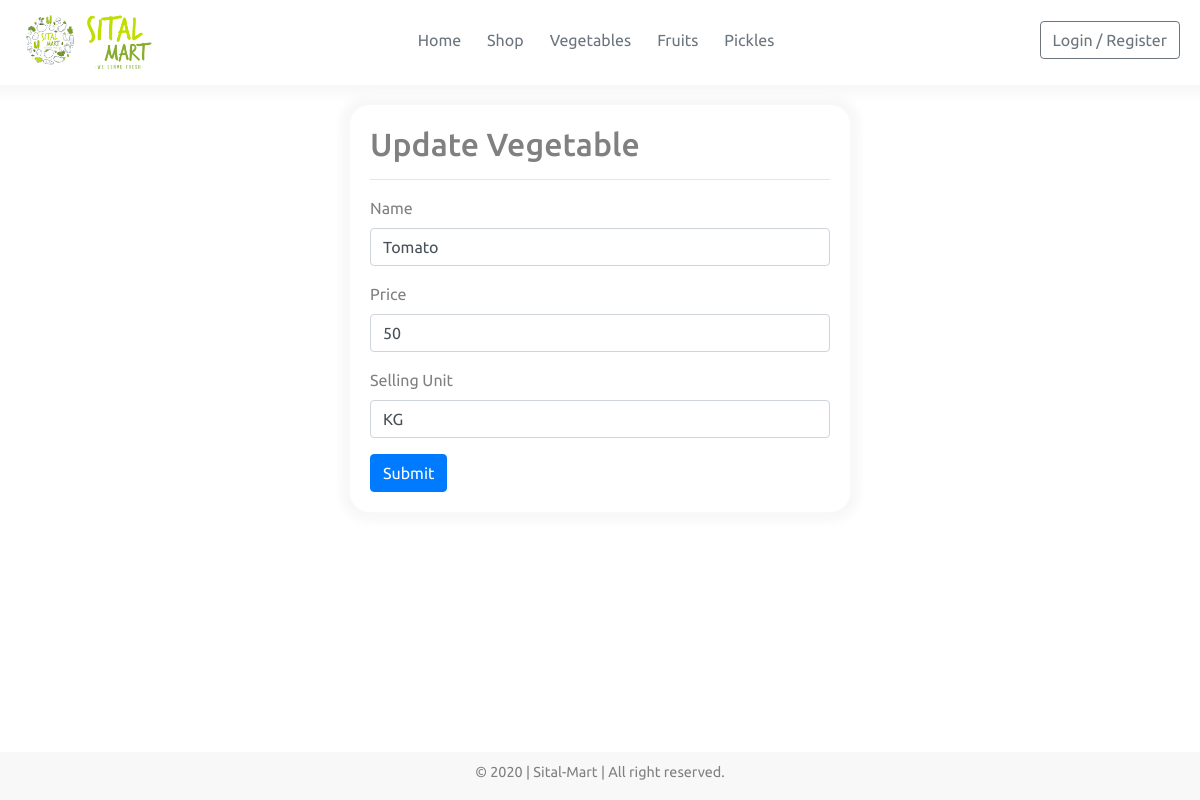
Screenshot of /vegetable/1/update with the database file from the repository.
### app.py (models this page shows, shortened)
class Vegetable(db.Model):
    id = db.Column(db.Integer, primary_key=True, autoincrement=True)
    name = db.Column(db.String(100), nullable=False)
    image = db.Column(db.String(20), default="default.png")
    price = db.Column(db.String(50), nullable=False)
    selling_unit = db.Column(db.String(20), nullable=False)

### app.py (the view, shortened to what this page needs)
@app.route("/vegetable/<int:id>/update", methods=["GET","POST"])
def update_vegetable(id):
    vegetable = Vegetable.query.get(int(id))
    form = VegetableForm()
    form.name.data = vegetable.name
    form.price.data = vegetable.price
    form.selling_unit.data = vegetable.selling_unit
    return render_template("update-vegetable.html", form=form, id=vegetable.id)

### forms.py
class VegetableForm(FlaskForm):
    name = StringField("Name", validators=[DataRequired()])
    price = StringField("Price", validators=[DataRequired()])
    selling_unit = StringField("Selling Unit", validators=[DataRequired()])
    image = FileField("Image", validators=[FileAllowed(['png', 'jpg', 'jpeg'])])
    submit = SubmitField("Submit")

### templates/update-vegetable.html (shortened to what this page needs)
{% extends 'base.html' %}
{% block content %}
<div class="container">
    <div class="form-container">
        <h2>Update Vegetable</h2>
        <hr>
        <form action="{{ url_for('update_vegetable', id=id) }}" method="POST">
            <div class="form-group">
                {{ form.name.label(for_="name") }}
                {{ form.name(class_="form-control", placeholder="Vegetable Name", id="name") }}
            </div>
            <div class="form-group">
                {{ form.price.label(for_="price") }}
                {{ form.price(class_="form-control", placeholder="Price", id="price") }}
            </div>
            <div class="form-group">
                {{ form.selling_unit.label(for_="selling_unit") }}
                {{ form.selling_unit(class_="form-control", placeholder="Selling Unit(KG)", id="selling_unit") }}
            </div>
            {{ form.submit(class_="btn btn-primary") }}
        </form>
    </div>
</div>
{% endblock %}

### static/css/main.css (style rules this page uses)
*, html, body { margin: 0; padding: 0; color: gray; font-family: 'Ubuntu', sans-serif; }

### static/css/style.css (style rules this page uses)
.form-container { padding: 20px; margin: 10px auto; max-width: 500px; box-shadow: 0px 0px 10px 10px #f8f8f8; background: white; border-radius: 20px; }

### rows the page displays
Vegetable: name "Tomato", price "50", selling_unit "KG"
